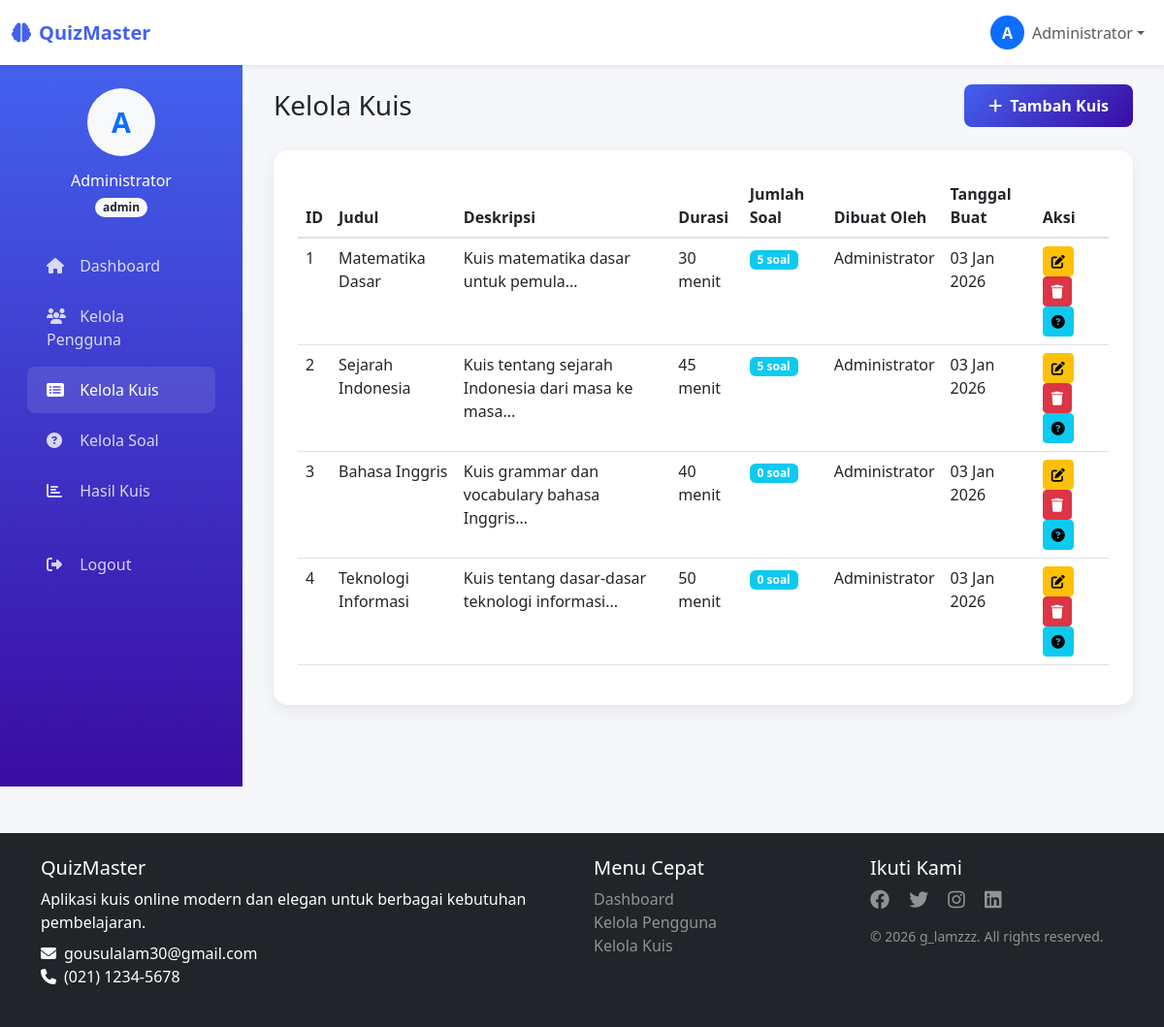
/admin/manage_quiz.php (signed in), run on the app's committed database.
### tables this page shows
CREATE TABLE `quizzes` (
  `id` int(11) NOT NULL,
  `judul` varchar(200) NOT NULL,
  `deskripsi` text DEFAULT NULL,
  `durasi` int(11) DEFAULT 60,
  `created_by` int(11) DEFAULT NULL,
  `created_at` timestamp NOT NULL DEFAULT current_timestamp()
);

CREATE TABLE `users` (
  `id` int(11) NOT NULL,
  `username` varchar(50) NOT NULL,
  `password` varchar(255) NOT NULL,
  `nama_lengkap` varchar(100) NOT NULL,
  `email` varchar(100) DEFAULT NULL,
  `role` enum('admin','peserta','pimpinan') NOT NULL,
  `created_at` timestamp NOT NULL DEFAULT current_timestamp()
);

### admin/manage_quiz.php (the view, shortened to what this page needs)
<?php
require_once '../includes/auth.php';
include '../includes/header.php';
$quizzes = mysqli_query($conn,
    "SELECT q.*, u.nama_lengkap as creator,
            (SELECT COUNT(*) FROM questions WHERE quiz_id = q.id) as question_count
     FROM quizzes q
     LEFT JOIN users u ON q.created_by = u.id
     ORDER BY q.created_at DESC");
?>
<div class="container-fluid">
    <div class="d-flex justify-content-between align-items-center mb-4">
        <h1 class="h3 mb-0 text-gray-800">Kelola Kuis</h1>
        <button class="btn btn-primary" data-bs-toggle="modal" data-bs-target="#addQuizModal">
            <i class="fas fa-plus me-2"></i>Tambah Kuis
        </button>
    </div>
    <div class="card">
        <div class="card-body">
            <div class="table-responsive">
                <table class="table table-hover">
                    <thead>
                        <tr>
                            <th>ID</th>
                            <th>Judul</th>
                            <th>Deskripsi</th>
                            <th>Durasi</th>
                            <th>Jumlah Soal</th>
                            <th>Dibuat Oleh</th>
                            <th>Tanggal Buat</th>
                            <th>Aksi</th>
                        </tr>
                    </thead>
                    <tbody>
                        <?php while ($quiz = mysqli_fetch_assoc($quizzes)): ?>
                        <tr>
                            <td><?php echo $quiz['id']; ?></td>
                            <td><?php echo $quiz['judul']; ?></td>
                            <td><?php echo substr($quiz['deskripsi'], 0, 50) . '...'; ?></td>
                            <td><?php echo $quiz['durasi']; ?> menit</td>
                            <td>
                                <span class="badge bg-info"><?php echo $quiz['question_count']; ?> soal</span>
                            </td>
                            <td><?php echo $quiz['creator']; ?></td>
                            <td><?php echo date('d M Y', strtotime($quiz['created_at'])); ?></td>
                            <td>
                                <button class="btn btn-sm btn-warning edit-quiz" data-quiz='<?php echo json_encode($quiz); ?>'>
                                    <i class="fas fa-edit"></i>
                                </button>
                                <a href="?delete=<?php echo $quiz['id']; ?>" class="btn btn-sm btn-danger" onclick="return confirm('Hapus kuis ini? Semua soal terkait juga akan dihapus.')">
                                    <i class="fas fa-trash"></i>
                                </a>
                                <a href="manage_questions.php?quiz_id=<?php echo $quiz['id']; ?>" class="btn btn-sm btn-info">
                                    <i class="fas fa-question-circle"></i>
                                </a>
                            </td>
                        </tr>
                        <?php endwhile; ?>
                    </tbody>
                </table>
            </div>
        </div>
    </div>
</div>
<?php include '../includes/footer.php'; ?>

### css/style.css (style rules this page uses)
.btn-primary { background: linear-gradient(135deg, #4361ee, #3a0ca3); border: none; }
.table th { border-top: none; border-bottom: 2px solid #dee2e6; font-weight: 600; }

### includes/header.php (style rules this page uses)
:root { --primary-color: #4361ee; --secondary-color: #3a0ca3; --success-color: #4cc9f0; --light-color: #f8f9fa; --dark-color: #212529; }
body { font-family: 'Segoe UI', Tahoma, Geneva, Verdana, sans-serif; background-color: #f5f7fb; min-height: 100vh; display: flex; flex-direction: column; }
.card { border: none; border-radius: 15px; box-shadow: 0 5px 15px rgba(0, 0, 0, 0.08); transition: transform 0.3s; margin-bottom: 20px; }
.card-body { padding: 25px; }
.btn-primary { background-color: var(--primary-color); border-color: var(--primary-color); padding: 10px 25px; border-radius: 8px; font-weight: 600; }
.table th { font-weight: 600; border-top: none; color: var(--dark-color); }

### data on the page
quizzes: id "1", judul "Matematika Dasar", deskripsi "Kuis matematika dasar untuk pemula", durasi "30", question_count "5", created_by.nama_lengkap "Administrator", created_at "03 Jan 2026"
quizzes: id "2", judul "Sejarah Indonesia", deskripsi "Kuis tentang sejarah Indonesia dari masa ke masa", durasi "45", question_count "5", created_by.nama_lengkap "Administrator", created_at "03 Jan 2026"
quizzes: id "3", judul "Bahasa Inggris", deskripsi "Kuis grammar dan vocabulary bahasa Inggris", durasi "40", question_count "0", created_by.nama_lengkap "Administrator", created_at "03 Jan 2026"
quizzes: id "4", judul "Teknologi Informasi", deskripsi "Kuis tentang dasar-dasar teknologi informasi", durasi "50", question_count "0", created_by.nama_lengkap "Administrator", created_at "03 Jan 2026"

### other printed values
substr($_SESSION['nama_lengkap'], 0, 1) "A"
$_SESSION['nama_lengkap'] "Administrator"
$_SESSION['role'] "admin"
